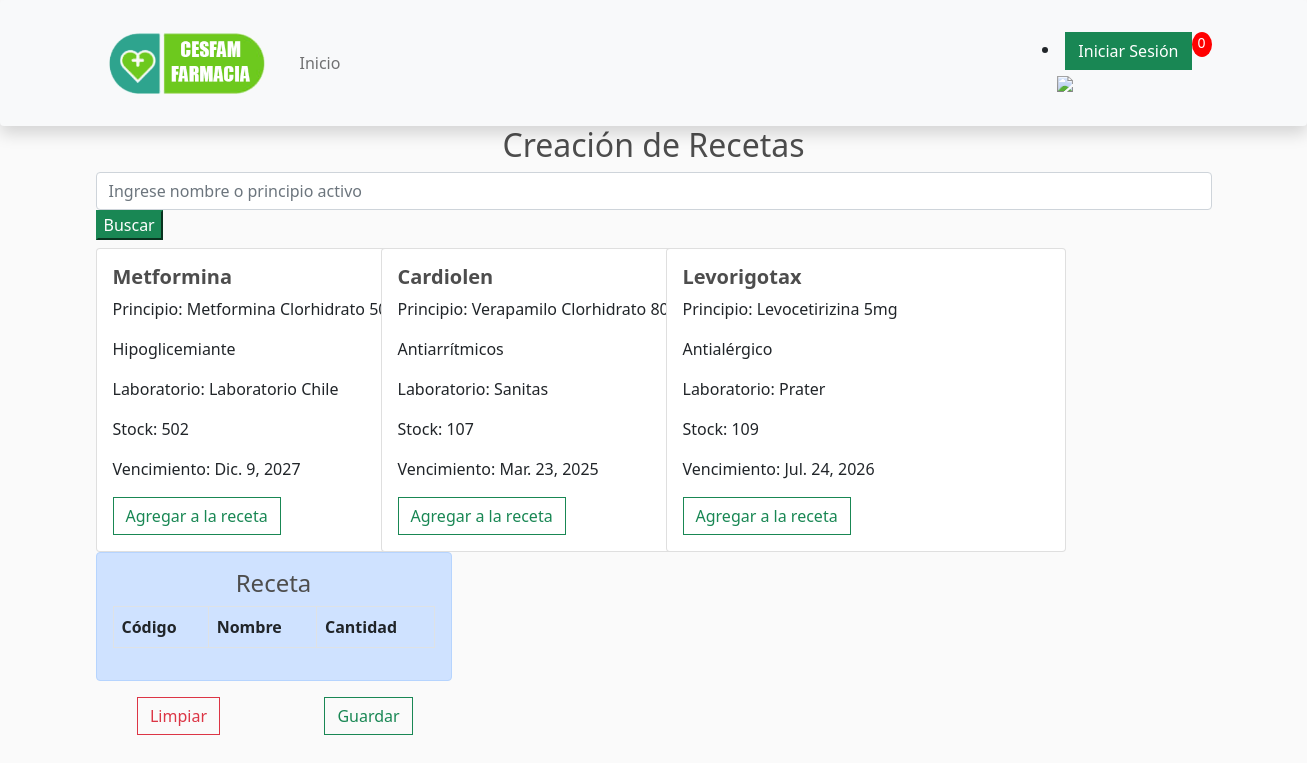
Before: /crear_receta2 with the older database file.
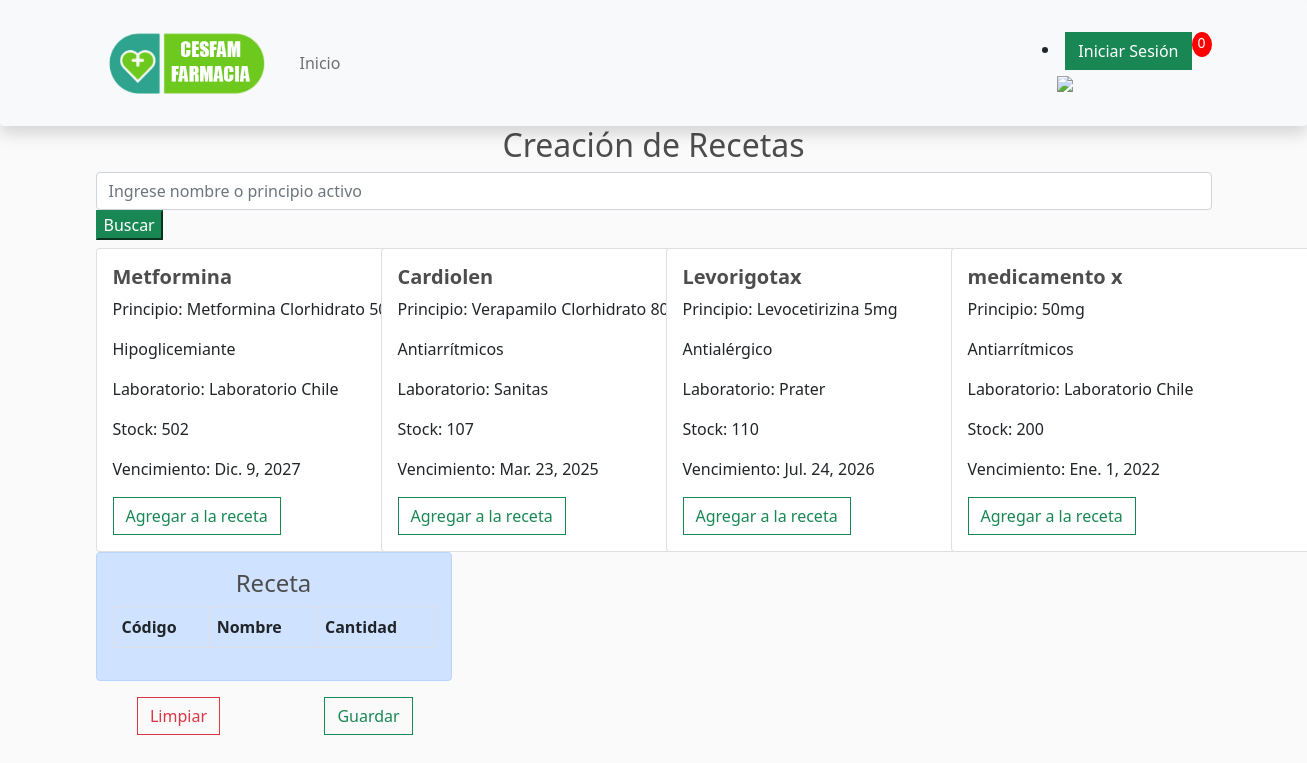
After: the same page with the newer database file.
### reserva/models.py (models this page shows, shortened)
class Medicamento(models.Model): #esta tabla guarda la información relacionada al medicamento
    codigo = models.AutoField(primary_key=True, verbose_name="Código del Medicamento") #codigo asignado de acuerdo a control interno, es clave primaria
    nombreMed = models.CharField(max_length=25, verbose_name="Nombre del Medicamento") #es el nombre comercial del medicamento
    principio = models.CharField(max_length=40, verbose_name="Principio Activo") #el principio activo del medicamento
    categoria = models.ForeignKey(Categoria, on_delete=models.RESTRICT, default=0)
    laboratorio = models.ForeignKey(Laboratorio, on_delete=models.RESTRICT) #laboratorio que lo fabrica, se obtiene de la tabla Laboratorio
    formato = models.ForeignKey(Formato, on_delete=models.RESTRICT) #el formato de venta del medicamento, se obtiene de la tabla Formato
    stock = models.IntegerField(verbose_name="Stock del Medicamento") #la cantidad que hay en existencias del medicamento
    vencimiento = models.DateField(verbose_name="Fecha de Vencimiento") #la fecha de vencimiento indicada por el fabricante

class Categoria(models.Model):
    idCategoria = models.AutoField(primary_key=True, verbose_name="ID de la Categoría (uso interno)")
    nombreCat = models.CharField(max_length=40, verbose_name="Nombre de la Categoría")
    descripcion = models.CharField(max_length=200, verbose_name="Descripción de la Categoría")
    def __str__(self):
        return self.nombreCat

class Laboratorio(models.Model): #tabla que contiene los laboratorios fabricantes de medicamentos
    idLab = models.AutoField(primary_key=True, verbose_name="Id del laboratorio (uso interno)") #id del laboratorio, es un autoincremental clave primaria que se utiliza en la tabla medicamento
    nombreLab = models.CharField(max_length=25, verbose_name="Nombre del Laboratorio") #nombre del laboratorio, para detalle
    def __str__(self):
        return self.nombreLab

### reserva/views.py (the view)
# urls.py: path('crear_receta2', crear_receta2, name="crear_receta2"),
def crear_receta2(request):
    medicamentos = Medicamento.objects.all()
    return render(request, 'reserva/crearRecetas.html', {'medicamentos':medicamentos})

### reserva/context_processor.py (called while the page is built, shortened)
def guardar_receta(request):
    return{"ca"}

### reserva/templates/reserva/crearRecetas.html (shortened to what this page needs)
{% extends 'reserva/base.html' %}
{% load static %}
{% block content %}
<body>
    <div class="text-center">
        <h2>Creación de Recetas</h2>
    </div>
    <div class="container">
        <div class="row">
            <form method="get">
                <div id="custom-search-input">
                    <div class="col-md-12">
                        <input type="text" class="form-control" placeholder="Ingrese nombre o principio activo" name="buscar">
                        <span>
                            <button type="submit" class="btn-success">Buscar</button>
                        </span>
                    </div>
                </div>
            </form>
        </div>
    </div>
    <div class="d-flex container">
        <div class="row">
            {% for med in medicamentos %}
            <div class="col-8 col-sm-3 mt-2">
                <div class="card" style="width: 25rem;">
                    <div class="card-body">
                        <h5 class="card-title"><strong>{{med.nombreMed}}</strong></h5>
                        <p class="card-text">Principio: {{med.principio}}</p>
                        <p class="card-text">{{med.categoria}}</p>
                        <p class="card-text">Laboratorio: {{med.laboratorio}}</p>
                        <p class="card-text">Stock: {{med.stock}}</p>
                        <p class="card-text">Vencimiento: {{med.vencimiento}}</p>
                        <a type="button" class="btn btn-outline-success" href="{% url 'agregar_medicamento_carrito' med.codigo %}">Agregar a la receta</a>
                    </div>
                </div>
            </div>
            {% endfor %}
            <div class="col-4">
                <div class="alert alert-primary" role="alert">
                    <table class="table table-bordered">
                        <thead>
                            <h4 scope="row" colspan="3" class="text-center">Receta</h4>
                            <tr>
                                <th scope="col">Código</th>
                                <th scope="col">Nombre</th>
                                <th scope="col">Cantidad</th>
                            </tr>
                        </thead>
                    </table>
                </div>
                <div class="row text-center">
                    <div class="col-6"><a href="{% url 'limpiar_medicamento_carrito' %}" class="btn btn-outline-danger">Limpiar</a></div>
                    <div class="col-6"><a href="{% url 'asignar_receta' %}" class="btn btn-outline-success">Guardar</a></div>
                </div>
            </div>
        </div>
    </div>
</body>
{% endblock %}

### reserva/templates/reserva/base.html (shortened to what this page needs)
{% load static %}
<!doctype html>
<html lang="es">
<head>
    <link rel="stylesheet" href="https://cdn.jsdelivr.net/npm/bootstrap@5.0.2/dist/css/bootstrap.min.css">
    <link type="text/css" rel="stylesheet" href="{% static 'reserva/css/style.css'%}">
</head>
<nav class="navbar navbar-expand-md navbar-light bg-light rounded shadow">
    <div class="container">
        <a href="{% url 'home' %}" class="navbar-brand">
            <img class="d-inline-block align-self-center" src="{% static 'reserva/img/cesfam-logo.png' %}" width="180" height="100">
        </a>
        <div class="collapse navbar-collapse d-flex" id="navbarNAV">
            <ul class="navbar-nav">
                <li class="nav-item active">
                    <a href="{% url 'home' %}" class="nav-link">
                            Inicio
                        </a>
                </li>
            </ul>
        </div>
        <div class="d-flex justify-content-end">
            <div class="form-inline my-2 my-lg-0">
                {% if user.is_authenticated %}
                <li>
                    <a>Bienvenido, </a>
                    <a href="#">{{ user.username }}</a>
                    <a class="btn btn-danger" href="{% url 'logout' %}">Cerrar Sesión</a>
                </li>
                {% else %}
                <li>
                    <a class="btn btn-success" href="{% url 'login' %}">Iniciar Sesión</a>
                </li>
                {% endif %}
                <a href="{% url 'crear_receta' %}">
                    <img id="cart-icon" src="{% static 'reserva/img/receta.png' %}">
                </a>
            </div>
            <p id="cart-total">0</p>
        </div>
    </div>
</nav>
{% block content %} {% endblock %}
</html>

### reserva/static/reserva/css/style.css (style rules this page uses)
body { background-color: hsl(0, 0%, 98%); }
h1,h2,h3,h4,h5,h6 { color:hsl(0, 0%, 30%); }
#cart-icon { width:25px; display: inline-block; margin-left: 15px; }
#cart-total { display: block; text-align: center; color:#fff; background-color: red; width: 20px; height: 25px; border-radius: 50%; font-size: 14px; }
.btn { border-radius: 0; }

Changed rows visible on the page:
changed Medicamento "Levorigotax": stock "109" → "110"
added Medicamento: nombreMed "medicamento x", principio "50mg", categoria "Antiarrítmicos", laboratorio "Laboratorio Chile", stock "200", vencimiento "Ene. 1, 2022"
